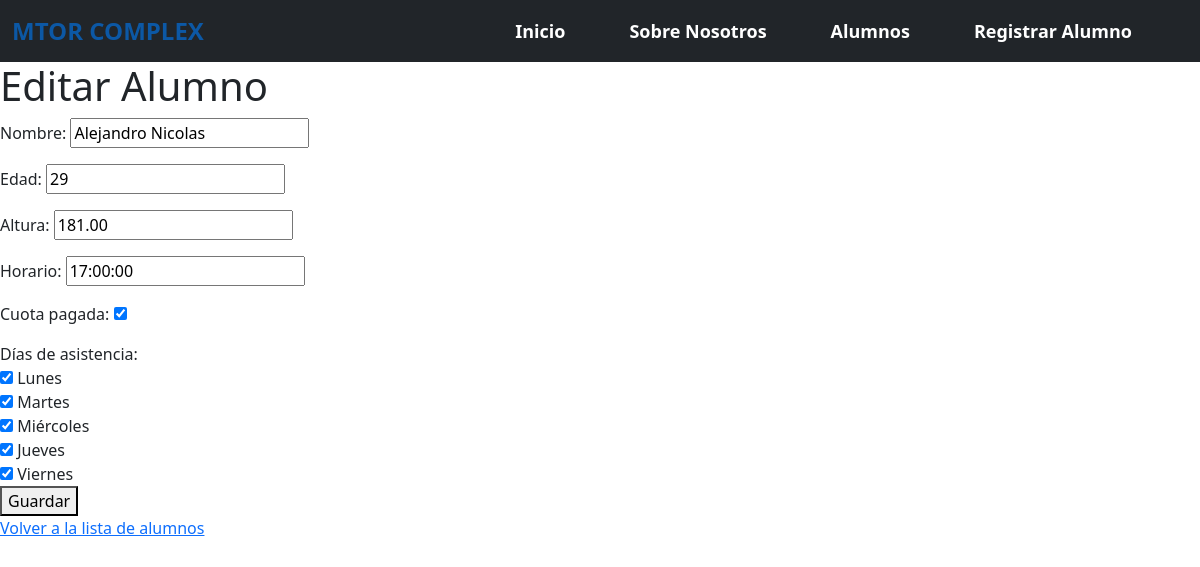
The page /gimnasio/alumnos/9/editar/ on the database as committed earlier.
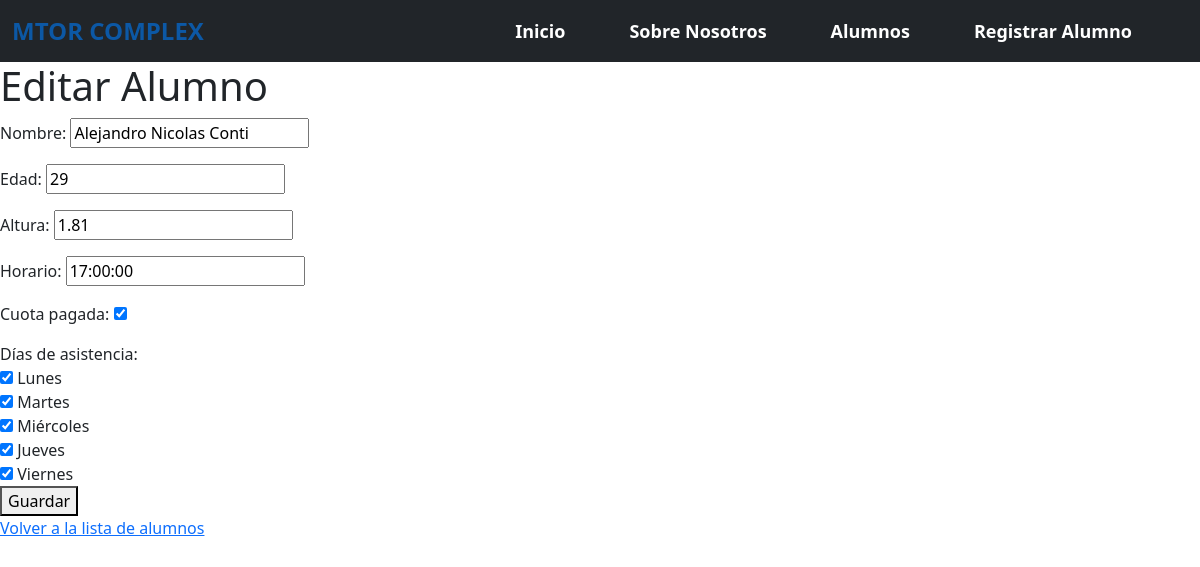
The same page on the database as committed later.
### gimnasio/models.py (models this page shows, shortened)
class Alumno(models.Model):
    nombre = models.CharField(max_length=100)
    edad = models.PositiveIntegerField()
    altura = models.DecimalField(max_digits=5, decimal_places=2)
    dias_asistencia = models.ManyToManyField(DiaAsistencia)
    horario = models.TimeField()
    cuota_pagada = models.BooleanField(default=False)

### gimnasio/views.py (the view, shortened to what this page needs)
# urls.py: path("alumnos/<int:pk>/editar/", AlumnoUpdateView.as_view(), name="alumno-edit"),
class AlumnoUpdateView(UpdateView):
    model = Alumno
    fields = ["nombre", "edad", "altura", "horario", "cuota_pagada"]
    template_name = "gimnasio/alumno_form.html"
    success_url = reverse_lazy("gimnasio:alumno-list")
    def get_context_data(self, **kwargs):
        context = super().get_context_data(**kwargs)
        context["dias"] = DiaAsistencia.objects.all()
        return context

### gimnasio/templates/gimnasio/alumno_form.html (shortened to what this page needs)
{% extends 'gimnasio/base.html' %}
{% block contenido %}
    <h1>{% if alumno %}Editar Alumno{% else %}Nuevo Alumno{% endif %}</h1>
    <form method="POST">
        {{ form.as_p }}
        <label for="dias_asistencia">Días de asistencia:</label><br>
        {% for dia in dias %}
            <input type="checkbox" id="dias_asistencia" name="dias_asistencia" value="{{ dia.id }}"
                {% if dia in alumno.dias_asistencia.all %}checked{% endif %}>
            <label for="{{ dia.id }}">{{ dia.dia }}</label><br>
        {% empty %}
            <p>No hay días de asistencia disponibles.</p>
        {% endfor %}
        <button type="submit">Guardar</button>
    </form>
    <p><a href="{% url 'gimnasio:alumno-list' %}">Volver a la lista de alumnos</a></p>
{% endblock contenido %}

Rows that differ between the two databases and show on the page:
changed Alumno: nombre "Alejandro Nicolas" → "Alejandro Nicolas Conti"; altura "181.00" → "1.81"
